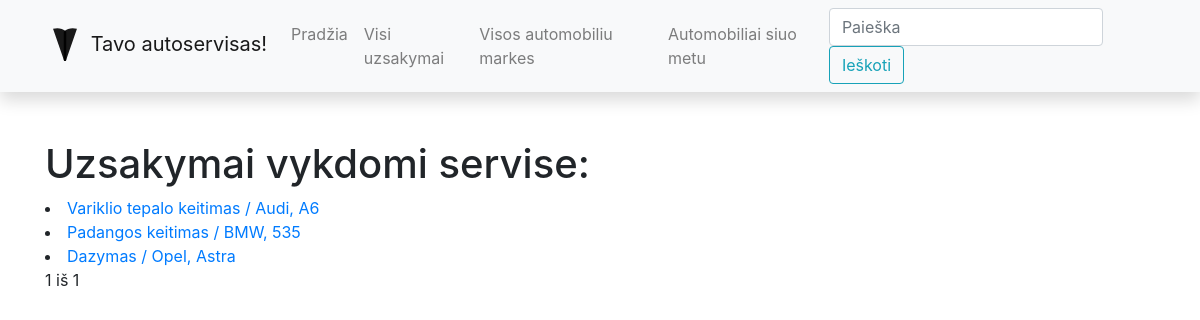
/autoservisas/uzsakymaseil/, run on an earlier commit of the app's database.
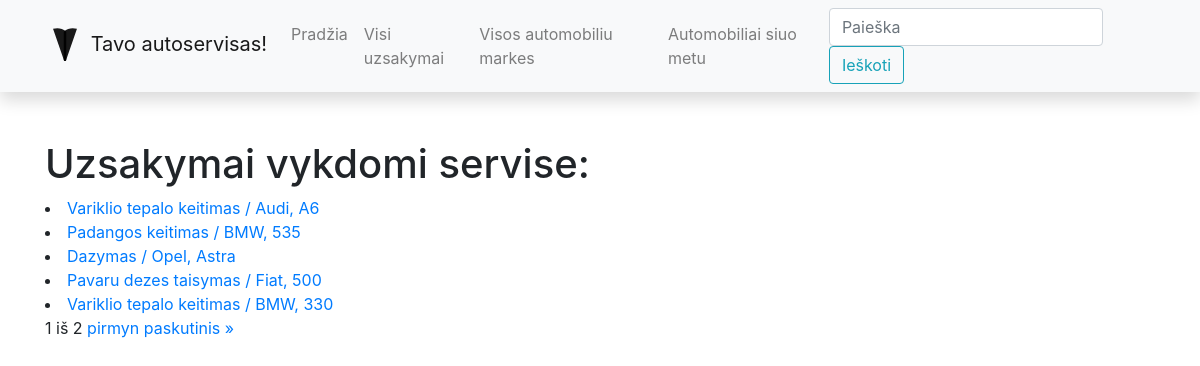
And on a later commit of the database.
### autoservisas/models.py (models this page shows, shortened)
class UzsakymoEilute(models.Model):
    kiekis = models.CharField('Kiekis', max_length=2, help_text='Iveskite perkamos paslaugos kieki')
    kaina = models.FloatField('Kaina', max_length=10, help_text='Iveskite paslaugos kaina', default=0)
    paslauga_id = models.ForeignKey('Paslauga', on_delete=models.SET_NULL, null=True)
    uzsakymas_id = models.ForeignKey('Uzsakymas', on_delete=models.SET_NULL, null=True)
    class Meta:
        verbose_name = "Uzsakymo eilute"
        verbose_name_plural = "Uzsakymo eilutes"

class Paslauga(models.Model):
    pavadinimas = models.CharField('Pavadinimas', max_length=200, help_text='Iveskite paslaugos pavadinima')
    kaina = models.FloatField('Kaina', max_length=10, help_text='Iveskite paslaugos kaina')
    class Meta:
        verbose_name = "Paslauga"
        verbose_name_plural = "Paslaugos"

class Uzsakymas(models.Model):
    data = models.DateField('Uzsakymo data', null=True, blank=True)
    automobilis_id = models.ForeignKey('Automobilis', on_delete=models.SET_NULL, null=True)
    suma = models.FloatField('Suma', max_length=10, help_text='Iveskite paslaugos kaina', default=0)
    LOAN_STATUS = (
        ('a', 'Uzsakymas gautas'),
        ('p', 'Uzsakymas priimtas'),
        ('g', 'Uzsakymas vykdomas'),
        ('r', 'Uzsakymas baigtas')
    )
    status = models.CharField(
        max_length=1,
        choices=LOAN_STATUS,
        blank=True,
        default='a',
        help_text='Status'
    )
    class Meta:
        ordering = ['data']
        verbose_name = "Uzsakymas"
        verbose_name_plural = "Uzsakymai"

class Automobilis(models.Model):
    valstybinis_numeris = models.CharField('Automobilio valstybinis numeris',
                                           max_length=6, help_text='Iveskite automobilio valstybini numeri')
    automobilio_modelis_id = models.ForeignKey('Modelis', on_delete=models.SET_NULL, null=True)
    vin_kodas = models.CharField('VIN kodas', max_length=17, help_text='Iveskite VIN numeri')
    klientas = models.CharField('Klientas', max_length=100, help_text='Iveskite klienta')
    automobilis_pic = models.ImageField('Auto Nuotrauka', upload_to='car_pics', null=True, blank=True)
    class Meta:
        verbose_name = "Automobilis"
        verbose_name_plural = "Automobiliai"

class Modelis(models.Model):
    marke = models.CharField('Automobilio marke', max_length=100, help_text='Iveskite automobilio marke')
    modelis = models.CharField('Automobilio modelis', max_length=100, help_text='Iveskite automobilio modeli')
    class Meta:
        verbose_name = "Modelis"
        verbose_name_plural = "Modeliai"
    def __str__(self):
        return f'{self.marke}, {self.modelis}'

### autoservisas/views.py (the view)
# urls.py: path('uzsakymaseil/', views.OrdersListView.as_view(), name='uzsakymaseil'),
class OrdersListView(generic.ListView):
    model = UzsakymoEilute
    paginate_by = 5
    template_name = 'uzsakymai_eilutes.html'
    context_object_name = 'uzsakymai_num'

### autoservisas/templates/uzsakymai_eilutes.html (shortened to what this page needs)
{% extends "base.html" %}
{% block content %}
<h1>Uzsakymai vykdomi servise: </h1>
{% for uzsak in uzsakymai_num %}
<li><a href="{% url 'uzsakeil-detail' uzsak.id %}">{{uzsak.paslauga_id.pavadinimas}} /
{{uzsak.uzsakymas_id.automobilis_id.automobilio_modelis_id}}</a></li>
{% endfor %}
<div class="pagination"><span class="step-links">
        <span class="current">
            {{ page_obj.number }} iš {{ page_obj.paginator.num_pages }}</span>
        {% if page_obj.has_next %}
            <a href="?page={{ page_obj.next_page_number }}"> pirmyn </a>
            <a href="?page={{ page_obj.paginator.num_pages }}"> paskutinis &raquo;</a>
        {% endif %}
    </span></div>
{% endblock %}

### autoservisas/templates/base.html (shortened to what this page needs)
<!DOCTYPE html>
<html lang="en">
  <head>
    <link
      rel="stylesheet"
      href="https://stackpath.bootstrapcdn.com/bootstrap/4.1.3/css/bootstrap.min.css"
    />
    <link
      rel="stylesheet"
      href="https://cdnjs.cloudflare.com/ajax/libs/font-awesome/4.7.0/css/font-awesome.min.css"
    />
    {% load static %}
    <link rel="stylesheet" href="{% static 'css/styles.css' %}" />
  </head>
  <body>
    <nav
      class="navbar navbar-expand-lg navbar-light bg-light static-top mb-5 shadow"
    >
      <div class="container">
        <a class="navbar-brand" href="#">
          Tavo autoservisas!</a
        >
        <div class="collapse navbar-collapse" id="navbarResponsive">
          <ul class="navbar-nav ml-auto">
            <li class="nav-item">
              <a class="nav-link" href="{% url 'index' %}">Pradžia</a>
            </li>
            <li class="nav-item">
              <a class="nav-link" href="{% url 'uzsakymaseil' %}">Visi uzsakymai</a>
            </li>
            <li class="nav-item">
              <a class="nav-link" href="{% url 'modeliai' %}">Visos automobiliu markes</a>
            </li>
              <li class="nav-item">
              <a class="nav-link" href="{% url 'automobiliai' %}">Automobiliai siuo metu</a>
            </li>
          </ul>
          <form
            class="form-inline my-2 my-lg-0"
            action="{% url 'search' %}"
            method="get"
          >
            <input
              class="form-control mr-sm-2"
              type="search"
              placeholder="Paieška"
              aria-label="Search"
              name="query"
            />
            <button class="btn btn-outline-info my-2 my-sm-0" type="submit">
              Ieškoti
            </button>
          </form>
        </div>
      </div>
    </nav>
    <div class="container">{% block content %}{% endblock %}</div>
  </body>
</html>

What changed in the data, as far as the page shows it:
added UzsakymoEilute: paslauga_id.pavadinimas "Pavaru dezes taisymas", uzsakymas_id.automobilis_id.automobilio_modelis_id "Fiat, 500"
added UzsakymoEilute: paslauga_id.pavadinimas "Variklio tepalo keitimas", uzsakymas_id.automobilis_id.automobilio_modelis_id "BMW, 330"
Also different on the page:
{{ page_obj.paginator.num_pages }}: "1" → "2"
text now shown: "pirmyn paskutinis »"
